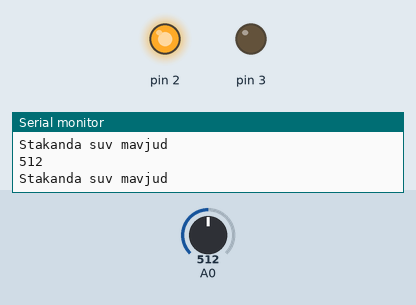
A sketch run on a simulated Arduino Uno, built with avr-gcc and run on an emulated ATmega328P. On the bench: output pins drawn as LEDs (lit = HIGH), the last lines printed to the serial monitor. The inputs (shaded band) are chosen by the test bench; at power-on: A0 = 512.

Above: at 3.8 s.
3.9 s: A0 set to 218
7.8 s: A0 set to 191
At 9.9 s:
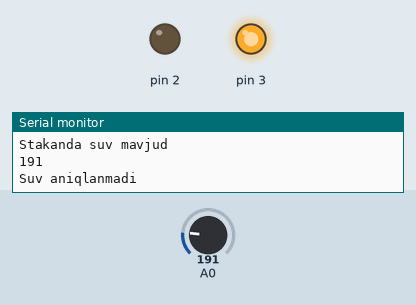
11.7 s: A0 set to 210
At 13.4 s:
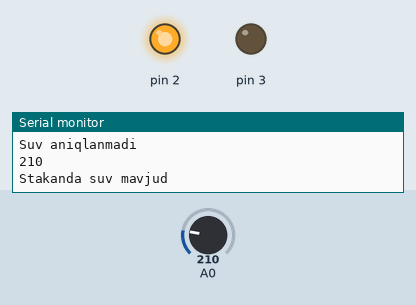
15.6 s: A0 set to 190
At 19.2 s:
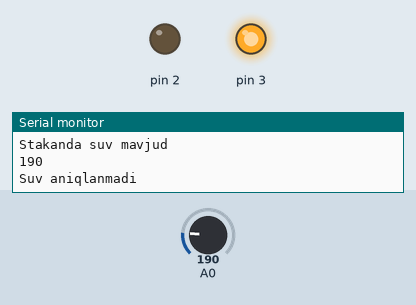
Timing chart, 0 to 20.5 s (numbered marks = the images above; inputs shaded):
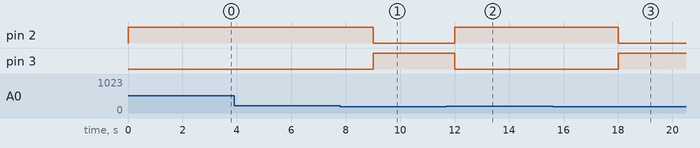

The sketch:

suv.ino
```cpp
int w;
void setup() {
  // put your setup code here, to run once:
Serial.begin(9600);
pinMode(A0,INPUT);
pinMode(2,OUTPUT);
pinMode(3,OUTPUT);

}

void loop() {
  // put your main code here, to run repeatedly:
w=analogRead(A0);
Serial.println(w);
if(w>200){digitalWrite(2,1);digitalWrite(3,0);Serial.println("Stakanda suv mavjud");}
else{digitalWrite(3,1);digitalWrite(2,0);Serial.println("Suv aniqlanmadi");}
delay(3000);
}
```

Measured:
- the behaviour switches between 201 and 200 on A0 (found by bisection; images 0 and 1)
- after the input at 7.8 s, pin 2: HIGH → LOW after 1.2 s; pin 3: LOW → HIGH after 1.2 s
- after the input at 11.7 s, pin 2: LOW → HIGH after 0.30 s; pin 3: HIGH → LOW after 0.30 s
- after the input at 15.6 s, pin 2: HIGH → LOW after 2.4 s; pin 3: LOW → HIGH after 2.4 s
